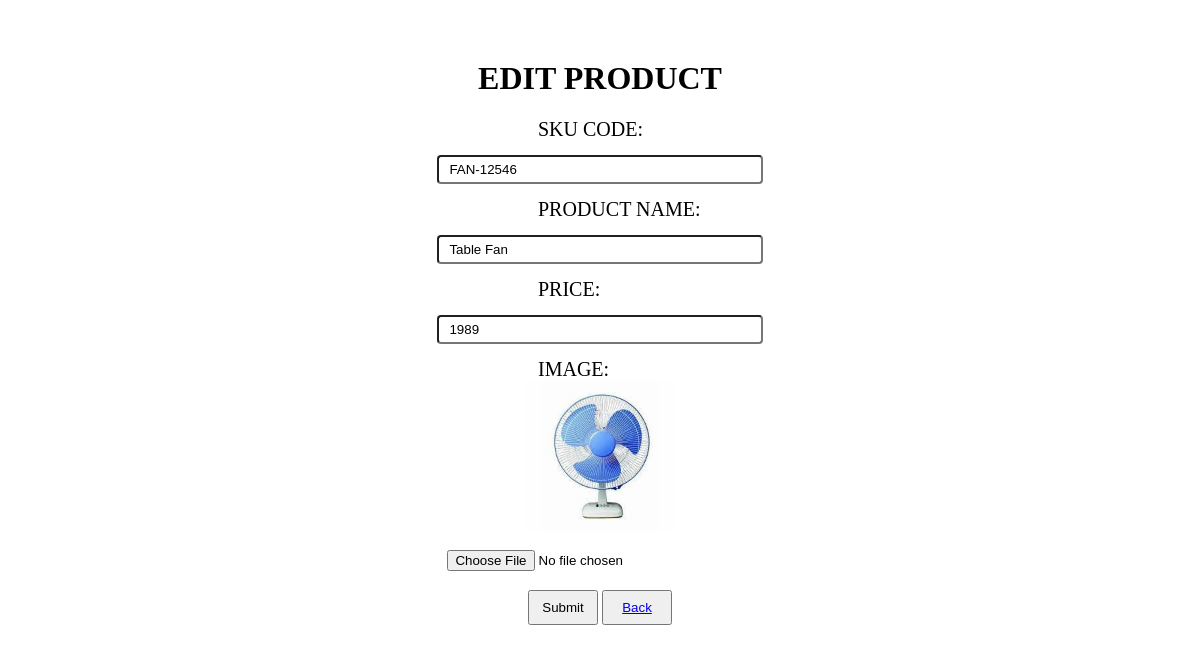
Screenshot of /editproduct.php?id=4 with the database file from the repository.
### tables this page shows
CREATE TABLE `products` (
  `id` int NOT NULL,
  `skucode` varchar(100) NOT NULL,
  `pro_name` varchar(50) NOT NULL,
  `price` varchar(50) NOT NULL,
  `image` varchar(255) NOT NULL
);

### editproduct.php (the view, shortened to what this page needs)
<?php
include 'database.php';
class Product
{
    private $db;
    public function __construct($db)
    {
        $this->db = $db;
    }
    public function getProductById($id)
    {
        $sql = "SELECT * FROM products WHERE id = $id";
        $result = $this->db->query($sql);
        if ($result && $result->num_rows > 0) {
            return $result->fetch_assoc();
        } else {
            return null;
        }
    }
}
if (isset($_GET['id'])) {
    $productId = $_GET['id'];
    $product = new Product($conn);
    $productData = $product->getProductById($productId);
} else {
    header("Location: home.php");
    exit();
}
?>
<html>
<head>
    <link rel="stylesheet" href="customer.css">
</head>
<body>
    <h1>EDIT PRODUCT</h1>
    <form action="editproduct.php?id=<?php echo $productId; ?>" name="register" onsubmit="return validateForm()" method="post" enctype="multipart/form-data">
        <div class="formdesign" id="skucode">
            <label >SKU CODE:</label> <br>
            <input type="text" name="skucode" value="<?php echo $productData['skucode']; ?>"><br><b><span class="formerror"> </span></b>
        </div>
        <div class="formdesign" id="pro_name">
            <label > PRODUCT NAME:</label><br>
            <input type="text" name="pro_name" value="<?php echo $productData['pro_name']; ?>"><br><b><span class="formerror"> </span></b>
        </div>
        <div class="formdesign" id="price">
            <label > PRICE:</label>  <br>
            <input type="text" name="price" value="<?php echo $productData['price']; ?>"><br><b><span class="formerror"></span></b>
        </div>
        <div class="formdesign" id="image">
            <label >IMAGE:</label> <br>
            <img src="Images/<?php echo $productData['image']; ?>" alt="Product Image" width="50"><br>
            <input type="file" name="image" accept="image/*"><br><b><span class="formerror"> </span></b>
        </div>
        <input class="but" type="submit" name = "update" onclick="return showConfirmation()">
        <button class="but"><a href="productdetail.php">Back</a></button>
    </form>
</body>
</html>

### customer.css (style rules this page uses)
body { padding: 10px 50px; text-align: center; margin-top: 50px; }
label { float: left; margin-left: 480px; }
.formdesign { font-size: 20px; }
.formdesign input { width: 30%; padding: 5px 10px; margin: 14px; border-radius: 4px; }
.but { width: 70px; height: 35px; }
img { width:150px; height:150px; }

### rows the page displays
products: skucode "FAN-12546", pro_name "Table Fan", price "1989", image (picture)
